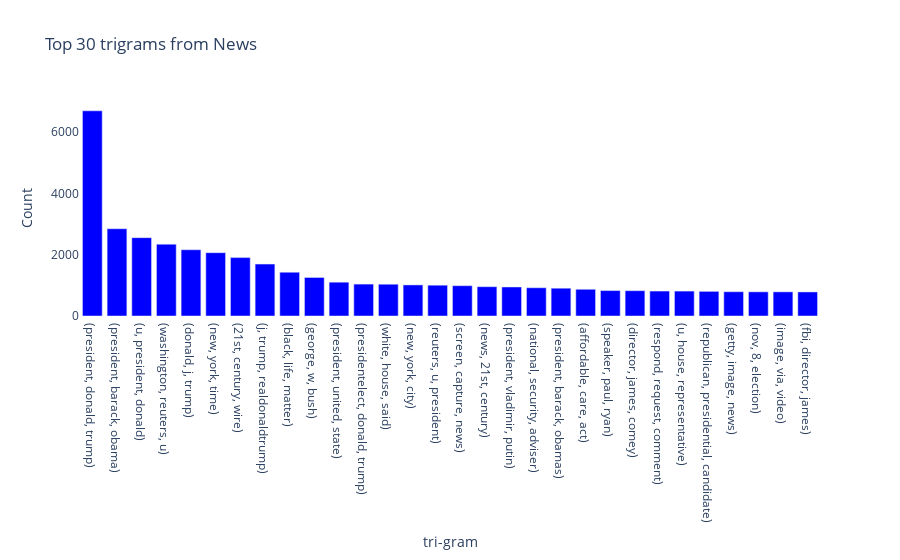

Notebook code cell kept with this figure:
### Code cell
plot_data = [
    go.Bar(
        x=trigramAll['in'],
        y=trigramAll[0],
        marker = dict(
            color = 'blue'
        )
    )
]
plot_layout = go.Layout(
        title='Top 30 trigrams from News',
        yaxis_title='Count',
        xaxis_title='tri-gram',
        plot_bgcolor='rgba(0,0,0,0)'
    )
fig = go.Figure(data=plot_data, layout=plot_layout)
pyofl.iplot(fig)

### Figure 1 — Plotly figure (JSON) as saved in the notebook; plotly's stock layout.template omitted (floating-point values rounded to 4 significant figures)
{"data": [{"marker": {"color": "blue"}, "type": "bar", "x": ["(president, donald, trump)", "(president, barack, obama)", "(u, president, donald)", "(washington, reuters, u)", "(donald, j, trump)", "(new, york, time)", "(21st, century, wire)", "(j, trump, realdonaldtrump)", "(black, life, matter)", "(george, w, bush)", "(president, united, state)", "(presidentelect, donald, trump)", "(white, house, said)", "(new, york, city)", "(reuters, u, president)", "(screen, capture, news)", "(news, 21st, century)", "(president, vladimir, putin)", "(national, security, adviser)", "(president, barack, obamas)", "(affordable, care, act)", "(speaker, paul, ryan)", "(director, james, comey)", "(respond, request, comment)", "(u, house, representative)", "(republican, presidential, candidate)", "(getty, image, news)", "(nov, 8, election)", "(image, via, video)", "(fbi, director, james)"], "y": [6690, 2845, 2554, 2341, 2160, 2064, 1904, 1692, 1427, 1256, 1102, 1040, 1036, 1013, 1004, 988, 955, 946, 921, 906, 871, 829, 825, 813, 812, 803, 791, 788, 787, 784]}], "layout": {"plot_bgcolor": "rgba(0,0,0,0)", "title": {"text": "Top 30 trigrams from News"}, "xaxis": {"title": {"text": "tri-gram"}}, "yaxis": {"title": {"text": "Count"}}}}
